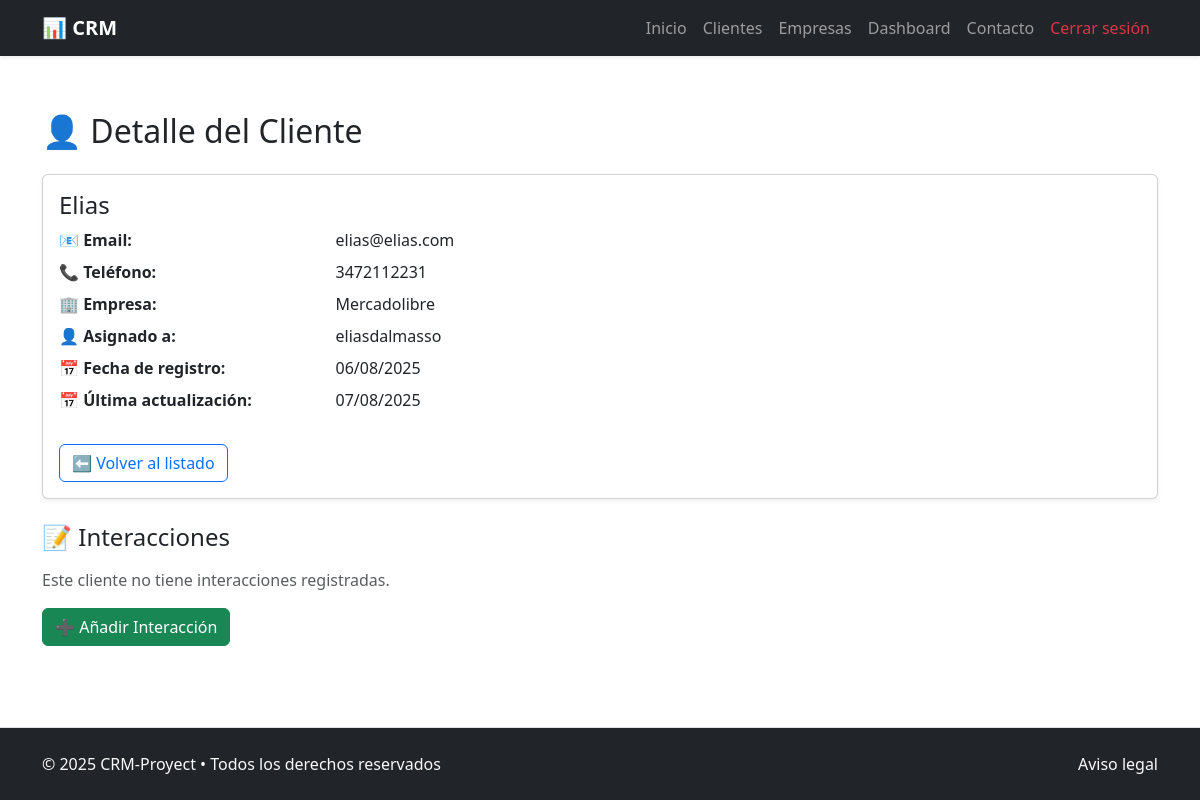
Before: /client/2/ (signed in) with the older database file.
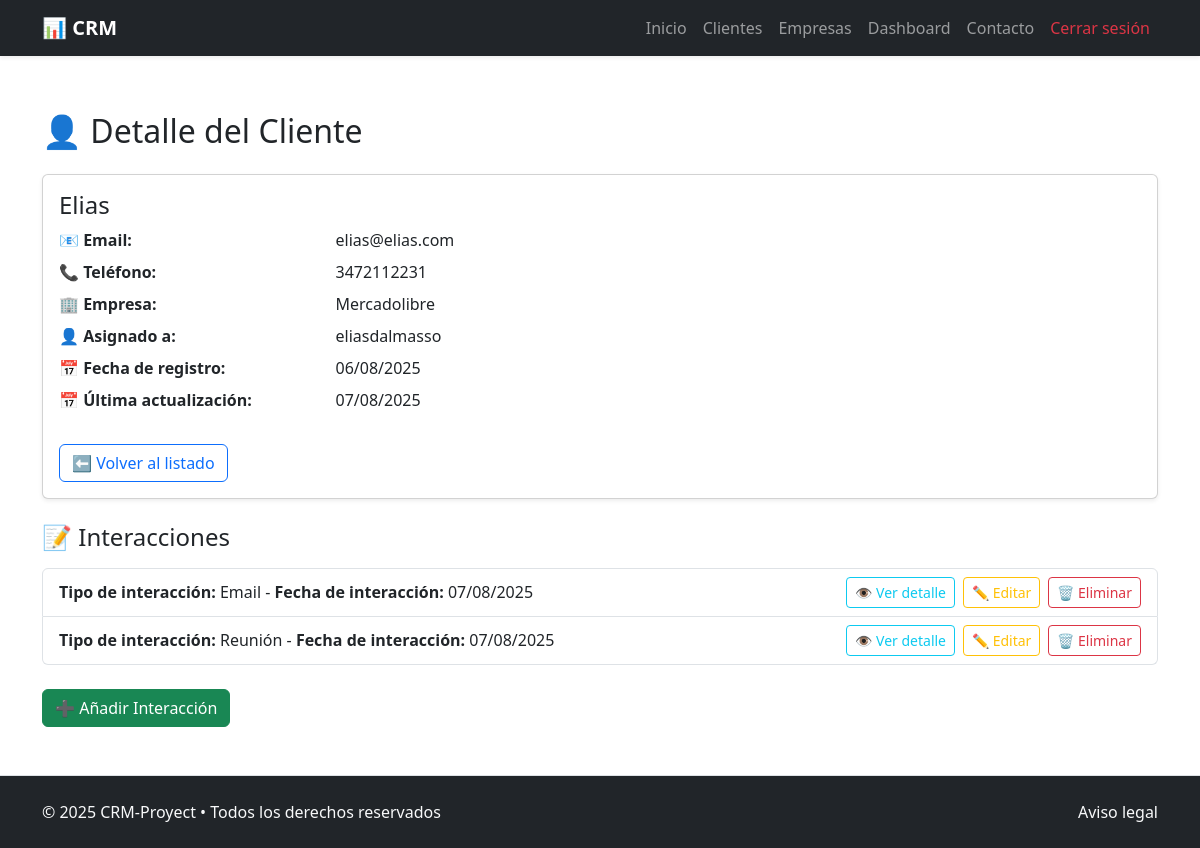
After: the same page with the newer database file.
### crm_app/models.py (models this page shows, shortened)
class Interaction(models.Model):
    TYPE_CHOICES = [
        ('call', 'Llamada'),
        ('meeting', 'Reunión'),
        ('email', 'Email'),
        ('other', 'Otro'),
    ]
    client = models.ForeignKey(Client, on_delete=models.CASCADE, related_name='interactions') #Cliente relacionado
    user = models.ForeignKey(User, on_delete=models.SET_NULL, blank=True, null=True, related_name='interactions') #Usuario que hizo la interaccion
    date = models.DateTimeField() #Fecha de la interaccion
    type = models.CharField(max_length=20, choices=TYPE_CHOICES) #Tipo de interaccion
    notes = models.TextField(blank=True) #Notas de la interaccion
    created_at = models.DateTimeField(auto_now_add=True) #Fecha de creación
    updated_at = models.DateTimeField(auto_now=True) #Fecha de ultima actualización

### crm_app/views.py (the view)
# urls.py: path("client/<pk>/", ClientDetailView.as_view(), name="client_detail"),
@method_decorator(login_required, name='dispatch')
class ClientDetailView(DetailView):
    model = Client
    template_name = '../templates/clients/client_detail.html'
    context_object_name = 'client'
    def get_context_data(self, **kwargs):
        context = super().get_context_data(**kwargs)
        client = self.get_object()
        context['interactions'] = client.interactions.all()
        return context

### crm_app/models.py (called while the page is built)
    def __str__(self):
        return self.name #Como se mostrara en el admin y otros lugares

### crm_project/templates/clients/client_detail.html (shortened to what this page needs)
{% extends "general/layout.html" %}
{% block page_content %}
<div class="container my-5">
    <h2 class="mb-4">👤 Detalle del Cliente</h2>
    <div class="card shadow-sm mb-4">
        <div class="card-body">
            <h4 class="card-title">{{ client.name|default_if_none:"Sin nombre" }}</h4>
            <dl class="row">
                <dt class="col-sm-3">📧 Email:</dt>
                <dd class="col-sm-9">{{ client.email|default_if_none:"No especificado" }}</dd>
                <dt class="col-sm-3">📞 Teléfono:</dt>
                <dd class="col-sm-9">{{ client.phone|default_if_none:"No especificado" }}</dd>
                <dt class="col-sm-3">🏢 Empresa:</dt>
                <dd class="col-sm-9">{{ client.company|default_if_none:"No especificada" }}</dd>
                <dt class="col-sm-3">👤 Asignado a:</dt>
                <dd class="col-sm-9">{{ client.assigned_to|default_if_none:"No especificada" }}</dd>
                <dt class="col-sm-3">📅 Fecha de registro:</dt>
                <dd class="col-sm-9">{{ client.created_at|date:"d/m/Y" }}</dd>
                <dt class="col-sm-3">📅 Última actualización:</dt>
                <dd class="col-sm-9">{{ client.updated_at|date:"d/m/Y" }}</dd>
            </dl>
            <div class="mt-4">
                <a href="{% url 'client_list' %}" class="btn btn-outline-primary">⬅️ Volver al listado</a>
            </div>
        </div>
    </div>
    <h4 class="mb-3">📝 Interacciones</h4>
    {% if interactions %}
        <ul class="list-group mb-4">
            {% for interaction in interactions %}
                <li class="list-group-item d-flex justify-content-between align-items-center">
                    <span>
                        <strong>Tipo de interacción: </strong>{{ interaction.get_type_display }} - <strong>Fecha de interacción: </strong>{{ interaction.date|date:"d/m/Y" }}
                    </span>
                    <div class="d-flex">
                        <a href="{% url 'interaction_detail' interaction.pk %}" class="btn btn-sm btn-outline-info me-2">👁 Ver detalle</a>
                        <a href="{% url 'interaction_update' interaction.pk %}" class="btn btn-sm btn-outline-warning me-2">✏️ Editar</a>
                        <a href="{% url 'interaction_delete' interaction.pk %}" class="btn btn-sm btn-outline-danger">🗑 Eliminar</a>
                    </div>
                </li>
            {% endfor %}
        </ul>
    {% else %}
        <p class="text-muted">Este cliente no tiene interacciones registradas.</p>
    {% endif %}
    <a href="{% url 'interaction_create' client.pk %}" class="btn btn-success">
        ➕ Añadir Interacción
    </a>
</div>
{% endblock %}

Changed rows visible on the page:
added Interaction: type "Email", date "07/08/2025"
added Interaction: type "Reunión", date "07/08/2025"
Other visible differences:
text no longer shown: "Este cliente no tiene interacciones registradas."
